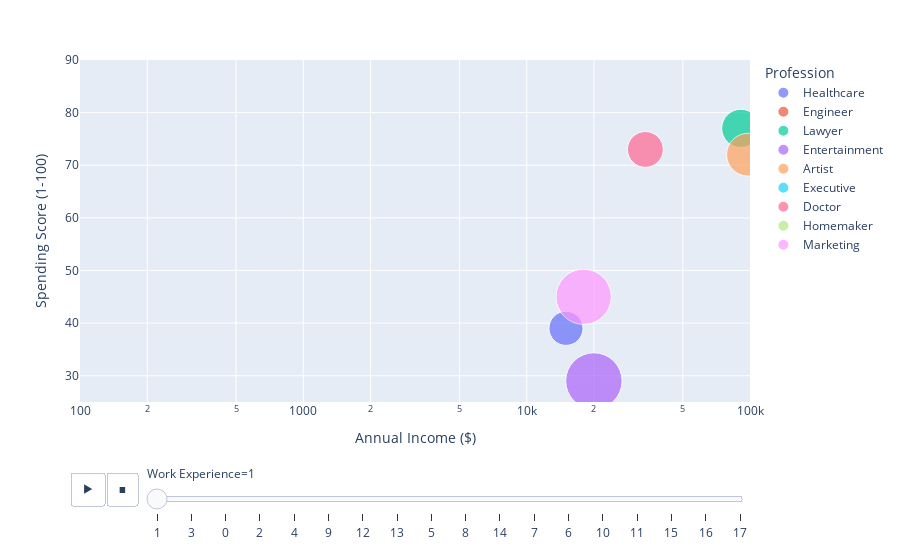

The notebook cell this image was saved under:
### Code cell
px.scatter(C, x="Annual Income ($)", y="Spending Score (1-100)", animation_frame="Work Experience", animation_group="Profession",
           size="Age", color="Profession", hover_name="Profession",
           log_x=True, size_max=55, range_x=[100,100000], range_y=[25,90])

### Figure 1 — Plotly figure (JSON) as saved in the notebook; plotly's stock layout.template omitted (floating-point values rounded to 4 significant figures; data arrays with more than 128 entries replaced by an {"elided": "..."} marker saying what was removed)
{"data": [{"hovertemplate": "<b>%{hovertext}</b><br><br>Profession=Healthcare<br>Work Experience=1<br>Annual Income ($)=%{x}<br>Spending Score (1-100)=%{y}<br>Age=%{marker.size}<extra></extra>", "hovertext": ["Healthcare", "Healthcare", "Healthcare", "Healthcare", "Healthcare", "Healthcare", "Healthcare", "Healthcare", "Healthcare", "Healthcare", "Healthcare", "Healthcare", "Healthcare", "Healthcare", "Healthcare", "Healthcare", "Healthcare", "Healthcare", "Healthcare", "Healthcare", "Healthcare", "Healthcare", "Healthcare", "Healthcare", "Healthcare", "Healthcare", "Healthcare", "Healthcare", "Healthcare", "Healthcare", "Healthcare", "Healthcare", "Healthcare", "Healthcare", "Healthcare", "Healthcare", "Healthcare", "Healthcare", "Healthcare", "Healthcare", "Healthcare", "Healthcare", "Healthcare", "Healthcare", "Healthcare", "Healthcare", "Healthcare", "Healthcare", "Healthcare", "Healthcare", "Healthcare", "Healthcare", "Healthcare", "Healthcare", "Healthcare", "Healthcare", "Healthcare", "Healthcare", "Healthcare", "Healthcare", "Healthcare", "Healthcare", "Healthcare", "Healthcare", "Healthcare", "Healthcare", "Healthcare", "Healthcare", "Healthcare", "Healthcare", "Healthcare", "Healthcare", "Healthcare", "Healthcare", "Healthcare", "Healthcare"], "ids": ["Healthcare", "Healthcare", "Healthcare", "Healthcare", "Healthcare", "Healthcare", "Healthcare", "Healthcare", "Healthcare", "Healthcare", "Healthcare", "Healthcare", "Healthcare", "Healthcare", "Healthcare", "Healthcare", "Healthcare", "Healthcare", "Healthcare", "Healthcare", "Healthcare", "Healthcare", "Healthcare", "Healthcare", "Healthcare", "Healthcare", "Healthcare", "Healthcare", "Healthcare", "Healthcare", "Healthcare", "Healthcare", "Healthcare", "Healthcare", "Healthcare", "Healthcare", "Healthcare", "Healthcare", "Healthcare", "Healthcare", "Healthcare", "Healthcare", "Healthcare", "Healthcare", "Healthcare", "Healthcare", "Healthcare", "Healthcare", "Healthcare", "Healthcare", "Healthcare", "Healthcare", "Healthcare", "Healthcare", "Healthcare", "Healthcare", "Healthcare", "Healthcare", "Healthcare", "Healthcare", "Healthcare", "Healthcare", "Healthcare", "Healthcare", "Healthcare", "Healthcare", "Healthcare", "Healthcare", "Healthcare", "Healthcare", "Healthcare", "Healthcare", "Healthcare", "Healthcare", "Healthcare", "Healthcare"], "legendgroup": "Healthcare", "marker": {"color": "#636efa", "size": [19, 35, 23, 22, 20, 53, 30, 49, 39, 29, 31, 93, 91, 84, 73, 37, 39, 4, 89, 30, 69, 60, 36, 53, 16, 54, 77, 78, 66, 77, 3, 69, 75, 8, 16, 76, 64, 57, 34, 76, 32, 41, 45, 35, 47, 79, 34, 89, 21, 65, 1, 41, 64, 20, 24, 58, 45, 13, 3, 53, 20, 99, 90, 61, 34, 59, 87, 0, 99, 1, 83, 8, 58, 88, 84, 62], "sizemode": "area", "sizeref": 0.03273, "symbol": "circle"}, "mode": "markers", "name": "Healthcare", "orientation": "v", "showlegend": true, "type": "scatter", "x": [15000, 31000, 84000, 51000, 89000, 59000, 62000, 98000, 6000, 50000, 58000, 93000, 9000, 40000, 31000, 92313, 69384, 148431, 122430, 62330, 112838, 81934, 88565, 140107, 172051, 104854, 73884, 83599, 178627, 180831, 127172, 153217, 145528, 119780, 125836, 90082, 153607, 57337, 94029, 111717, 186897, 119259, 55472, 165772, 65207, 66051, 176554, 151176, 136747, 54431, 182927, 61355, 135742, 101941, 188034, 170647, 177368, 175267, 93883, 150925, 92048, 139685, 70030, 180341, 100621, 163179, 71318, 143455, 162762, 141307, 166650, 100099, 95172, 104098, 56809, 186157], "xaxis": "x", "y": [39, 6, 94, 79, 66, 4, 73, 42, 91, 83, 93, 37, 96, 14, 47, 58, 75, 99, 19, 60, 34, 81, 16, 38, 62, 67, 30, 12, 94, 33, 68, 83, 61, 71, 69, 49, 48, 14, 98, 41, 49, 91, 51, 51, 81, 75, 62, 55, 3, 93, 55, 13, 67, 18, 61, 70, 96, 81, 39, 1, 91, 20, 86, 75, 3, 19, 22, 62, 52, 17, 99, 74, 77, 48, 96, 54], "yaxis": "y"}, {"hovertemplate": "<b>%{hovertext}</b><br><br>Profession=Engineer<br>Work Experience=1<br>Annual Income ($)=%{x}<br>Spending Score (1-100)=%{y}<br>Age=%{marker.size}<extra></extra>", "hovertext": ["Engineer", "Engineer", "Engineer", "Engineer", "Engineer", "Engineer", "Engineer", "Engineer", "Engineer", "Engineer", "Engineer", "Engineer", "Engineer", "Engineer", "Engineer", "Engineer", "Engineer", "Engineer", "Engineer", "Engineer", "Engineer", "Engineer", "Engineer", "Engineer", "Engineer", "Engineer", "Engineer", "Engineer", "Engineer", "Engineer", "Engineer", "Engineer", "Engineer", "Engineer", "Engineer", "Engineer", "Engineer", "Engineer", "Engineer"], "ids": ["Engineer", "Engineer", "Engineer", "Engineer", "Engineer", "Engineer", "Engineer", "Engineer", "Engineer", "Engineer", "Engineer", "Engineer", "Engineer", "Engineer", "Engineer", "Engineer", "Engineer", "Engineer", "Engineer", "Engineer", "Engineer", "Engineer", "Engineer", "Engineer", "Engineer", "Engineer", "Engineer", "Engineer", "Engineer", "Engineer", "Engineer", "Engineer", "Engineer", "Engineer", "Engineer", "Engineer", "Engineer", "Engineer", "Engineer"], "legendgroup": "Engineer", "marker": {"color": "#EF553B", "size": [20, 67, 31, 20, 1, 78, 80, 93, 17, 90, 87, 28, 76, 9, 39, 23, 19, 30, 83, 25, 40, 63, 51, 60, 28, 93, 31, 14, 95, 40, 68, 52, 47, 67, 33, 64, 44, 92, 22], "sizemode": "area", "sizeref": 0.03273, "symbol": "circle"}, "mode": "markers", "name": "Engineer", "orientation": "v", "showlegend": true, "type": "scatter", "x": [86000, 7000, 25000, 89000, 57000, 23000, 20000, 19000, 156488, 149840, 110870, 179911, 156330, 57272, 134629, 144916, 101799, 140190, 118110, 106569, 124982, 78971, 162072, 162612, 146597, 63261, 62925, 79806, 178228, 116001, 135076, 86365, 121267, 118348, 109223, 115754, 182748, 136531, 88729], "xaxis": "x", "y": [6, 14, 42, 5, 93, 8, 93, 58, 65, 61, 78, 24, 31, 60, 23, 84, 49, 49, 26, 84, 34, 89, 86, 98, 31, 13, 24, 30, 45, 55, 60, 70, 58, 94, 43, 35, 58, 76, 81], "yaxis": "y"}, {"hovertemplate": "<b>%{hovertext}</b><br><br>Profession=Lawyer<br>Work Experience=1<br>Annual Income ($)=%{x}<br>Spending Score (1-100)=%{y}<br>Age=%{marker.size}<extra></extra>", "hovertext": ["Lawyer", "Lawyer", "Lawyer", "Lawyer", "Lawyer", "Lawyer", "Lawyer", "Lawyer", "Lawyer", "Lawyer", "Lawyer", "Lawyer", "Lawyer", "Lawyer", "Lawyer", "Lawyer", "Lawyer", "Lawyer", "Lawyer", "Lawyer", "Lawyer", "Lawyer", "Lawyer", "Lawyer", "Lawyer", "Lawyer", "Lawyer", "Lawyer", "Lawyer", "Lawyer", "Lawyer", "Lawyer", "Lawyer", "Lawyer", "Lawyer", "Lawyer", "Lawyer", "Lawyer", "Lawyer", "Lawyer", "Lawyer", "Lawyer", "Lawyer", "Lawyer", "Lawyer"], "ids": ["Lawyer", "Lawyer", "Lawyer", "Lawyer", "Lawyer", "Lawyer", "Lawyer", "Lawyer", "Lawyer", "Lawyer", "Lawyer", "Lawyer", "Lawyer", "Lawyer", "Lawyer", "Lawyer", "Lawyer", "Lawyer", "Lawyer", "Lawyer", "Lawyer", "Lawyer", "Lawyer", "Lawyer", "Lawyer", "Lawyer", "Lawyer", "Lawyer", "Lawyer", "Lawyer", "Lawyer", "Lawyer", "Lawyer", "Lawyer", "Lawyer", "Lawyer", "Lawyer", "Lawyer", "Lawyer", "Lawyer", "Lawyer", "Lawyer", "Lawyer", "Lawyer", "Lawyer"], "legendgroup": "Lawyer", "marker": {"color": "#00cc96", "size": [24, 49, 53, 54, 54, 63, 32, 32, 34, 54, 55, 78, 90, 75, 0, 37, 49, 13, 31, 84, 0, 6, 14, 20, 8, 25, 38, 97, 26, 80, 70, 68, 44, 25, 70, 34, 77, 13, 4, 10, 35, 92, 90, 19, 65], "sizemode": "area", "sizeref": 0.03273, "symbol": "circle"}, "mode": "markers", "name": "Lawyer", "orientation": "v", "showlegend": true, "type": "scatter", "x": [91000, 91000, 89000, 48000, 78000, 9000, 85000, 38000, 66000, 14000, 37000, 65000, 117319, 135088, 68761, 149095, 170188, 180786, 65520, 153465, 147719, 146776, 124998, 184801, 74253, 106669, 52884, 147301, 64398, 90142, 87976, 170957, 177513, 163966, 174114, 76979, 66256, 174530, 131093, 92734, 164435, 188984, 113460, 151382, 72313], "xaxis": "x", "y": [77, 14, 46, 59, 46, 43, 87, 74, 1, 24, 74, 89, 21, 5, 16, 83, 80, 88, 71, 11, 86, 83, 17, 8, 45, 22, 24, 93, 7, 50, 38, 6, 81, 48, 31, 46, 13, 30, 79, 28, 26, 69, 54, 38, 36], "yaxis": "y"}, {"hovertemplate": "<b>%{hovertext}</b><br><br>Profession=Entertainment<br>Work Experience=1<br>Annual Income ($)=%{x}<br>Spending Score (1-100)=%{y}<br>Age=%{marker.size}<extra></extra>", "hovertext": ["Entertainment", "Entertainment", "Entertainment", "Entertainment", "Entertainment", "Entertainment", "Entertainment", "Entertainment", "Entertainment", "Entertainment", "Entertainment", "Entertainment", "Entertainment", "Entertainment", "Entertainment", "Entertainment", "Entertainment", "Entertainment", "Entertainment", "Entertainment", "Entertainment", "Entertainment", "Entertainment", "Entertainment", "Entertainment", "Entertainment", "Entertainment", "Entertainment", "Entertainment", "Entertainment", "Entertainment", "Entertainment", "Entertainment", "Entertainment", "Entertainment", "Entertainment", "Entertainment", "Entertainment", "Entertainment", "Entertainment", "Entertainment", "Entertainment", "Entertainment", "Entertainment", "Entertainment", "Entertainment", "Entertainment", "Entertainment", "Entertainment", "Entertainment", "Entertainment", "Entertainment", "Entertainment", "Entertainment", "Entertainment", "Entertainment", "Entertainment", "Entertainment", "Entertainment", "Entertainment", "Entertainment", "Entertainment", "Entertainment", "Entertainment", "Entertainment", "Entertainment", "Entertainment", "Entertainment"], "ids": ["Entertainment", "Entertainment", "Entertainment", "Entertainment", "Entertainment", "Entertainment", "Entertainment", "Entertainment", "Entertainment", "Entertainment", "Entertainment", "Entertainment", "Entertainment", "Entertainment", "Entertainment", "Entertainment", "Entertainment", "Entertainment", "Entertainment", "Entertainment", "Entertainment", "Entertainment", "Entertainment", "Entertainment", "Entertainment", "Entertainment", "Entertainment", "Entertainment", "Entertainment", "Entertainment", "Entertainment", "Entertainment", "Entertainment", "Entertainment", "Entertainment", "Entertainment", "Entertainment", "Entertainment", "Entertainment", "Entertainment", "Entertainment", "Entertainment", "Entertainment", "Entertainment", "Entertainment", "Entertainment", "Entertainment", "Entertainment", "Entertainment", "Entertainment", "Entertainment", "Entertainment", "Entertainment", "Entertainment", "Entertainment", "Entertainment", "Entertainment", "Entertainment", "Entertainment", "Entertainment", "Entertainment", "Entertainment", "Entertainment", "Entertainment", "Entertainment", "Entertainment", "Entertainment", "Entertainment"], "legendgroup": "Entertainment", "marker": {"color": "#ab63fa", "size": [52, 40, 85, 75, 99, 37, 36, 72, 62, 90, 37, 16, 34, 85, 41, 22, 33, 96, 56, 92, 14, 86, 74, 50, 84, 25, 25, 41, 81, 43, 95, 5, 12, 14, 99, 92, 6, 46, 85, 47, 44, 99, 54, 62, 10, 55, 20, 8, 5, 0, 36, 96, 62, 43, 50, 39, 91, 64, 81, 75, 25, 83, 13, 48, 90, 17, 63, 73], "sizemode": "area", "sizeref": 0.03273, "symbol": "circle"}, "mode": "markers", "name": "Entertainment", "orientation": "v", "showlegend": true, "type": "scatter", "x": [20000, 31000, 140000, 142034, 63364, 148544, 87353, 98168, 172758, 89251, 153399, 91358, 135115, 131742, 161896, 95053, 88763, 186882, 91180, 109519, 74174, 172477, 92355, 183548, 125016, 66952, 57535, 81718, 53452, 113575, 118575, 83704, 67613, 164659, 55972, 57032, 93186, 109346, 117679, 162332, 73760, 103706, 165019, 144242, 180774, 71322, 141428, 186682, 100056, 61228, 75178, 67799, 106982, 129782, 136660, 152566, 82992, 156422, 71543, 126469, 81640, 180887, 60771, 74308, 60998, 150778, 81199, 180437], "xaxis": "x", "y": [29, 40, 84, 82, 61, 56, 25, 49, 69, 4, 93, 11, 54, 87, 49, 17, 1, 40, 61, 72, 79, 69, 87, 85, 25, 79, 84, 36, 73, 6, 10, 82, 40, 59, 83, 75, 83, 37, 18, 72, 70, 50, 12, 49, 66, 54, 32, 86, 49, 81, 41, 42, 53, 31, 48, 11, 5, 39, 1, 86, 95, 59, 50, 23, 35, 35, 80, 50], "yaxis": "y"}, {"hovertemplate": "<b>%{hovertext}</b><br><br>Profession=Artist<br>Work Experience=1<br>Annual Income ($)=%{x}<br>Spending Score (1-100)=%{y}<br>Age=%{marker.size}<extra></extra>", "hovertext": {"elided": "135 str values"}, "ids": {"elided": "135 str values"}, "legendgroup": "Artist", "marker": {"color": "#FFA15A", "size": {"elided": "135 int values"}, "sizemode": "area", "sizeref": 0.03273, "symbol": "circle"}, "mode": "markers", "name": "Artist", "orientation": "v", "showlegend": true, "type": "scatter", "x": {"elided": "135 int values"}, "xaxis": "x", "y": {"elided": "135 int values"}, "yaxis": "y"}, {"hovertemplate": "<b>%{hovertext}</b><br><br>Profession=Executive<br>Work Experience=1<br>Annual Income ($)=%{x}<br>Spending Score (1-100)=%{y}<br>Age=%{marker.size}<extra></extra>", "hovertext": ["Executive", "Executive", "Executive", "Executive", "Executive", "Executive", "Executive", "Executive", "Executive", "Executive", "Executive", "Executive", "Executive", "Executive", "Executive", "Executive", "Executive", "Executive", "Executive", "Executive", "Executive", "Executive", "Executive", "Executive", "Executive", "Executive", "Executive", "Executive", "Executive", "Executive", "Executive", "Executive", "Executive", "Executive"], "ids": ["Executive", "Executive", "Executive", "Executive", "Executive", "Executive", "Executive", "Executive", "Executive", "Executive", "Executive", "Executive", "Executive", "Executive", "Executive", "Executive", "Executive", "Executive", "Executive", "Executive", "Executive", "Executive", "Executive", "Executive", "Executive", "Executive", "Executive", "Executive", "Executive", "Executive", "Executive", "Executive", "Executive", "Executive"], "legendgroup": "Executive", "marker": {"color": "#19d3f3", "size": [54, 49, 38, 37, 35, 32, 92, 32, 20, 3, 26, 27, 30, 3, 69, 11, 30, 11, 12, 47, 92, 99, 13, 2, 87, 92, 25, 2, 51, 37, 9, 15, 21, 19], "sizemode": "area", "sizeref": 0.03273, "symbol": "circle"}, "mode": "markers", "name": "Executive", "orientation": "v", "showlegend": true, "type": "scatter", "x": [67000, 4000, 50000, 16000, 46000, 81000, 83000, 63000, 111896, 64824, 52234, 152717, 148236, 67787, 120752, 166247, 109703, 143047, 82382, 133236, 114571, 145777, 100647, 105391, 129972, 163442, 88064, 110889, 58006, 62893, 84781, 128573, 161663, 134644], "xaxis": "x", "y": [14, 48, 40, 1, 79, 18, 16, 87, 90, 30, 30, 15, 28, 1, 27, 84, 61, 42, 97, 61, 51, 94, 49, 42, 97, 32, 73, 95, 83, 29, 14, 97, 36, 96], "yaxis": "y"}, {"hovertemplate": "<b>%{hovertext}</b><br><br>Profession=Doctor<br>Work Experience=1<br>Annual Income ($)=%{x}<br>Spending Score (1-100)=%{y}<br>Age=%{marker.size}<extra></extra>", "hovertext": ["Doctor", "Doctor", "Doctor", "Doctor", "Doctor", "Doctor", "Doctor", "Doctor", "Doctor", "Doctor", "Doctor", "Doctor", "Doctor", "Doctor", "Doctor", "Doctor", "Doctor", "Doctor", "Doctor", "Doctor", "Doctor", "Doctor", "Doctor", "Doctor", "Doctor", "Doctor", "Doctor", "Doctor", "Doctor", "Doctor", "Doctor", "Doctor", "Doctor", "Doctor", "Doctor", "Doctor", "Doctor", "Doctor", "Doctor", "Doctor", "Doctor", "Doctor", "Doctor", "Doctor", "Doctor"], "ids": ["Doctor", "Doctor", "Doctor", "Doctor", "Doctor", "Doctor", "Doctor", "Doctor", "Doctor", "Doctor", "Doctor", "Doctor", "Doctor", "Doctor", "Doctor", "Doctor", "Doctor", "Doctor", "Doctor", "Doctor", "Doctor", "Doctor", "Doctor", "Doctor", "Doctor", "Doctor", "Doctor", "Doctor", "Doctor", "Doctor", "Doctor", "Doctor", "Doctor", "Doctor", "Doctor", "Doctor", "Doctor", "Doctor", "Doctor", "Doctor", "Doctor", "Doctor", "Doctor", "Doctor", "Doctor"], "legendgroup": "Doctor", "marker": {"color": "#FF6692", "size": [21, 48, 21, 38, 23, 30, 31, 7, 83, 3, 98, 68, 89, 81, 97, 36, 65, 89, 62, 84, 60, 44, 31, 18, 17, 8, 45, 53, 59, 7, 71, 52, 40, 80, 87, 72, 50, 43, 73, 73, 47, 0, 65, 34, 69], "sizemode": "area", "sizeref": 0.03273, "symbol": "circle"}, "mode": "markers", "name": "Doctor", "orientation": "v", "showlegend": true, "type": "scatter", "x": [34000, 58000, 82000, 71000, 0, 144043, 158479, 106581, 93351, 183851, 167197, 171761, 74820, 89211, 96400, 166007, 58318, 137397, 92768, 144148, 150019, 70787, 144582, 129260, 116822, 104953, 73892, 107879, 119833, 165287, 74696, 80605, 171949, 84471, 184639, 176074, 117076, 85347, 68161, 172011, 124194, 126060, 186673, 86154, 168710], "xaxis": "x", "y": [73, 42, 42, 42, 96, 78, 57, 76, 65, 10, 63, 59, 33, 12, 4, 40, 45, 33, 75, 71, 37, 68, 89, 11, 84, 57, 45, 3, 38, 65, 41, 20, 11, 79, 12, 70, 45, 9, 23, 9, 32, 92, 51, 17, 80], "yaxis": "y"}, {"hovertemplate": "<b>%{hovertext}</b><br><br>Profession=Homemaker<br>Work Experience=1<br>Annual Income ($)=%{x}<br>Spending Score (1-100)=%{y}<br>Age=%{marker.size}<extra></extra>", "hovertext": ["Homemaker", "Homemaker", "Homemaker", "Homemaker", "Homemaker"], "ids": ["Homemaker", "Homemaker", "Homemaker", "Homemaker", "Homemaker"], "legendgroup": "Homemaker", "marker": {"color": "#B6E880", "size": [37, 7, 34, 38, 44], "sizemode": "area", "sizeref": 0.03273, "symbol": "circle"}, "mode": "markers", "name": "Homemaker", "orientation": "v", "showlegend": true, "type": "scatter", "x": [79000, 148607, 115184, 181108, 145520], "xaxis": "x", "y": [10, 59, 93, 32, 55], "yaxis": "y"}, {"hovertemplate": "<b>%{hovertext}</b><br><br>Profession=Marketing<br>Work Experience=1<br>Annual Income ($)=%{x}<br>Spending Score (1-100)=%{y}<br>Age=%{marker.size}<extra></extra>", "hovertext": ["Marketing", "Marketing", "Marketing", "Marketing", "Marketing", "Marketing", "Marketing", "Marketing", "Marketing", "Marketing", "Marketing", "Marketing", "Marketing", "Marketing", "Marketing", "Marketing", "Marketing", "Marketing", "Marketing", "Marketing", "Marketing", "Marketing", "Marketing"], "ids": ["Marketing", "Marketing", "Marketing", "Marketing", "Marketing", "Marketing", "Marketing", "Marketing", "Marketing", "Marketing", "Marketing", "Marketing", "Marketing", "Marketing", "Marketing", "Marketing", "Marketing", "Marketing", "Marketing", "Marketing", "Marketing", "Marketing", "Marketing"], "legendgroup": "Marketing", "marker": {"color": "#FF97FF", "size": [50, 21, 31, 0, 43, 80, 31, 38, 31, 60, 17, 0, 19, 75, 12, 23, 67, 70, 43, 25, 84, 6, 15], "sizemode": "area", "sizeref": 0.03273, "symbol": "circle"}, "mode": "markers", "name": "Marketing", "orientation": "v", "showlegend": true, "type": "scatter", "x": [18000, 24000, 46000, 33000, 85000, 59099, 139592, 103356, 134263, 186069, 63557, 143910, 82333, 65528, 87365, 122712, 138087, 153821, 124256, 100964, 97081, 169299, 134748], "xaxis": "x", "y": [45, 57, 77, 64, 63, 44, 62, 20, 94, 49, 3, 22, 35, 73, 3, 21, 63, 8, 67, 96, 75, 46, 76], "yaxis": "y"}], "layout": {"legend": {"itemsizing": "constant", "title": {"text": "Profession"}, "tracegroupgap": 0}, "margin": {"t": 60}, "sliders": [{"active": 0, "currentvalue": {"prefix": "Work Experience="}, "len": 0.9, "pad": {"b": 10, "t": 60}, "steps": [{"args": [["1"], {"frame": {"duration": 0, "redraw": false}, "fromcurrent": true, "mode": "immediate", "transition": {"duration": 0, "easing": "linear"}}], "label": "1", "method": "animate"}, {"args": [["3"], {"frame": {"duration": 0, "redraw": false}, "fromcurrent": true, "mode": "immediate", "transition": {"duration": 0, "easing": "linear"}}], "label": "3", "method": "animate"}, {"args": [["0"], {"frame": {"duration": 0, "redraw": false}, "fromcurrent": true, "mode": "immediate", "transition": {"duration": 0, "easing": "linear"}}], "label": "0", "method": "animate"}, {"args": [["2"], {"frame": {"duration": 0, "redraw": false}, "fromcurrent": true, "mode": "immediate", "transition": {"duration": 0, "easing": "linear"}}], "label": "2", "method": "animate"}, {"args": [["4"], {"frame": {"duration": 0, "redraw": false}, "fromcurrent": true, "mode": "immediate", "transition": {"duration": 0, "easing": "linear"}}], "label": "4", "method": "animate"}, {"args": [["9"], {"frame": {"duration": 0, "redraw": false}, "fromcurrent": true, "mode": "immediate", "transition": {"duration": 0, "easing": "linear"}}], "label": "9", "method": "animate"}, {"args": [["12"], {"frame": {"duration": 0, "redraw": false}, "fromcurrent": true, "mode": "immediate", "transition": {"duration": 0, "easing": "linear"}}], "label": "12", "method": "animate"}, {"args": [["13"], {"frame": {"duration": 0, "redraw": false}, "fromcurrent": true, "mode": "immediate", "transition": {"duration": 0, "easing": "linear"}}], "label": "13", "method": "animate"}, {"args": [["5"], {"frame": {"duration": 0, "redraw": false}, "fromcurrent": true, "mode": "immediate", "transition": {"duration": 0, "easing": "linear"}}], "label": "5", "method": "animate"}, {"args": [["8"], {"frame": {"duration": 0, "redraw": false}, "fromcurrent": true, "mode": "immediate", "transition": {"duration": 0, "easing": "linear"}}], "label": "8", "method": "animate"}, {"args": [["14"], {"frame": {"duration": 0, "redraw": false}, "fromcurrent": true, "mode": "immediate", "transition": {"duration": 0, "easing": "linear"}}], "label": "14", "method": "animate"}, {"args": [["7"], {"frame": {"duration": 0, "redraw": false}, "fromcurrent": true, "mode": "immediate", "transition": {"duration": 0, "easing": "linear"}}], "label": "7", "method": "animate"}, {"args": [["6"], {"frame": {"duration": 0, "redraw": false}, "fromcurrent": true, "mode": "immediate", "transition": {"duration": 0, "easing": "linear"}}], "label": "6", "method": "animate"}, {"args": [["10"], {"frame": {"duration": 0, "redraw": false}, "fromcurrent": true, "mode": "immediate", "transition": {"duration": 0, "easing": "linear"}}], "label": "10", "method": "animate"}, {"args": [["11"], {"frame": {"duration": 0, "redraw": false}, "fromcurrent": true, "mode": "immediate", "transition": {"duration": 0, "easing": "linear"}}], "label": "11", "method": "animate"}, {"args": [["15"], {"frame": {"duration": 0, "redraw": false}, "fromcurrent": true, "mode": "immediate", "transition": {"duration": 0, "easing": "linear"}}], "label": "15", "method": "animate"}, {"args": [["16"], {"frame": {"duration": 0, "redraw": false}, "fromcurrent": true, "mode": "immediate", "transition": {"duration": 0, "easing": "linear"}}], "label": "16", "method": "animate"}, {"args": [["17"], {"frame": {"duration": 0, "redraw": false}, "fromcurrent": true, "mode": "immediate", "transition": {"duration": 0, "easing": "linear"}}], "label": "17", "method": "animate"}], "x": 0.1, "xanchor": "left", "y": 0, "yanchor": "top"}], "updatemenus": [{"buttons": [{"args": [null, {"frame": {"duration": 500, "redraw": false}, "fromcurrent": true, "mode": "immediate", "transition": {"duration": 500, "easing": "linear"}}], "label": "&#9654;", "method": "animate"}, {"args": [[null], {"frame": {"duration": 0, "redraw": false}, "fromcurrent": true, "mode": "immediate", "transition": {"duration": 0, "easing": "linear"}}], "label": "&#9724;", "method": "animate"}], "direction": "left", "pad": {"r": 10, "t": 70}, "showactive": false, "type": "buttons", "x": 0.1, "xanchor": "right", "y": 0, "yanchor": "top"}], "xaxis": {"anchor": "y", "domain": [0, 1], "range": [2, 5], "title": {"text": "Annual Income ($)"}, "type": "log"}, "yaxis": {"anchor": "x", "domain": [0, 1], "range": [25, 90], "title": {"text": "Spending Score (1-100)"}}}}
